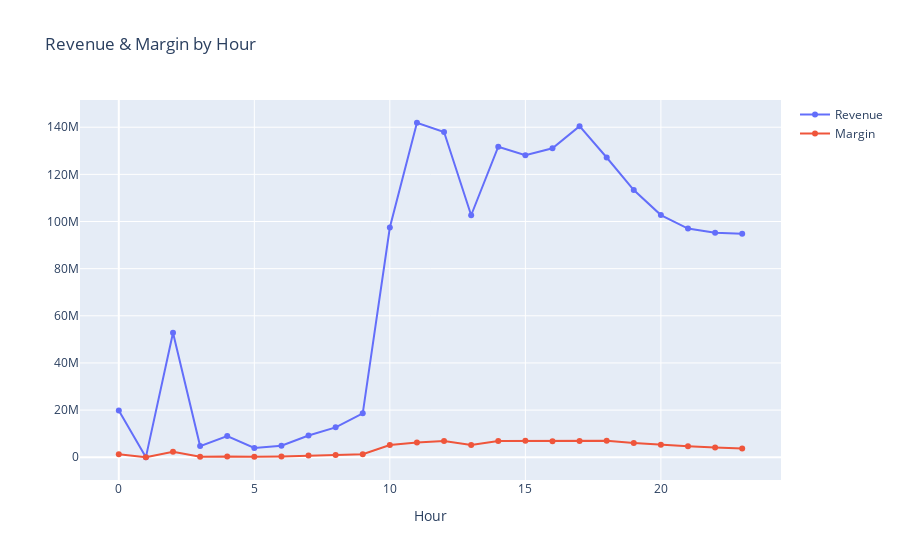

Write notebook code for a chart like this one.
### Code cell
hourly = (
    df.groupby("Hour")[["Revenue", "Margin"]]
      .sum()
      .sort_index()
)

fig = make_subplots()
fig.add_trace(go.Scatter(x=hourly.index, y=hourly["Revenue"],
                         mode="lines+markers", name="Revenue"))
fig.add_trace(go.Scatter(x=hourly.index, y=hourly["Margin"],
                         mode="lines+markers", name="Margin"))
fig.update_layout(title="Revenue & Margin by Hour", xaxis_title="Hour")
fig.show()

### Figure 1 — Plotly figure (JSON) as saved in the notebook; plotly's stock layout.template omitted (floating-point values rounded to 4 significant figures)
{"data": [{"mode": "lines+markers", "name": "Revenue", "type": "scatter", "x": [0, 1, 2, 3, 4, 5, 6, 7, 8, 9, 10, 11, 12, 13, 14, 15, 16, 17, 18, 19, 20, 21, 22, 23], "y": [19800000.0, 46838, 52810000.0, 4732000.0, 9009000.0, 3968000.0, 4914000.0, 9228000.0, 12670000.0, 18650000.0, 97460000.0, 141900000.0, 138000000.0, 102700000.0, 131700000.0, 128100000.0, 131000000.0, 140400000.0, 127200000.0, 113300000.0, 102700000.0, 96990000.0, 95190000.0, 94770000.0]}, {"mode": "lines+markers", "name": "Margin", "type": "scatter", "x": [0, 1, 2, 3, 4, 5, 6, 7, 8, 9, 10, 11, 12, 13, 14, 15, 16, 17, 18, 19, 20, 21, 22, 23], "y": [1282000.0, 913.9, 2357000.0, 209800.0, 354500.0, 188100.0, 367800.0, 692500.0, 976800.0, 1249000.0, 5153000.0, 6297000.0, 6894000.0, 5211000.0, 6938000.0, 6956000.0, 6826000.0, 6846000.0, 7053000.0, 6095000.0, 5270000.0, 4649000.0, 4146000.0, 3716000.0]}], "layout": {"title": {"text": "Revenue & Margin by Hour"}, "xaxis": {"anchor": "y", "domain": [0, 1], "title": {"text": "Hour"}}, "yaxis": {"anchor": "x", "domain": [0, 1]}}}
